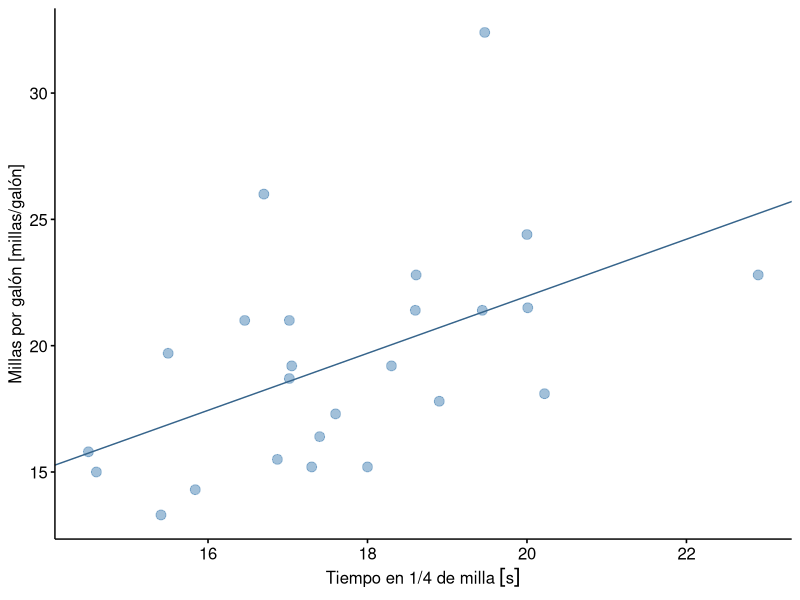
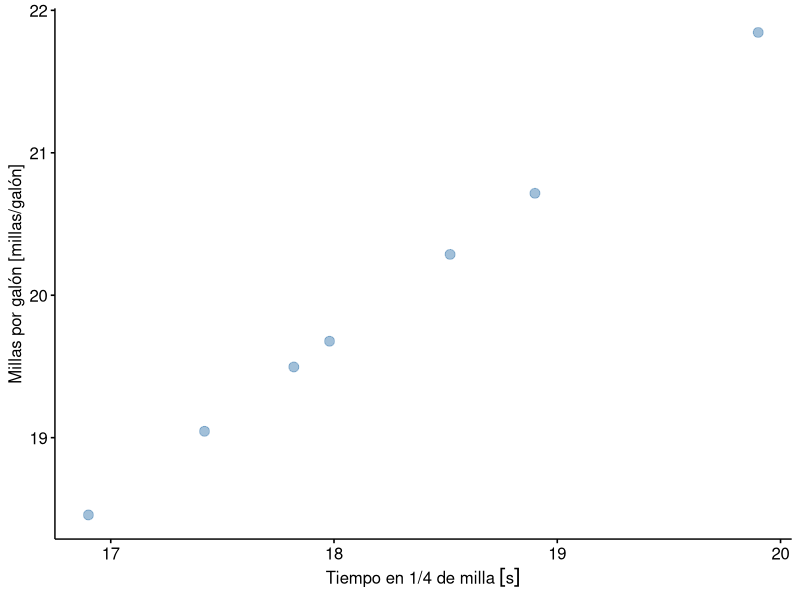
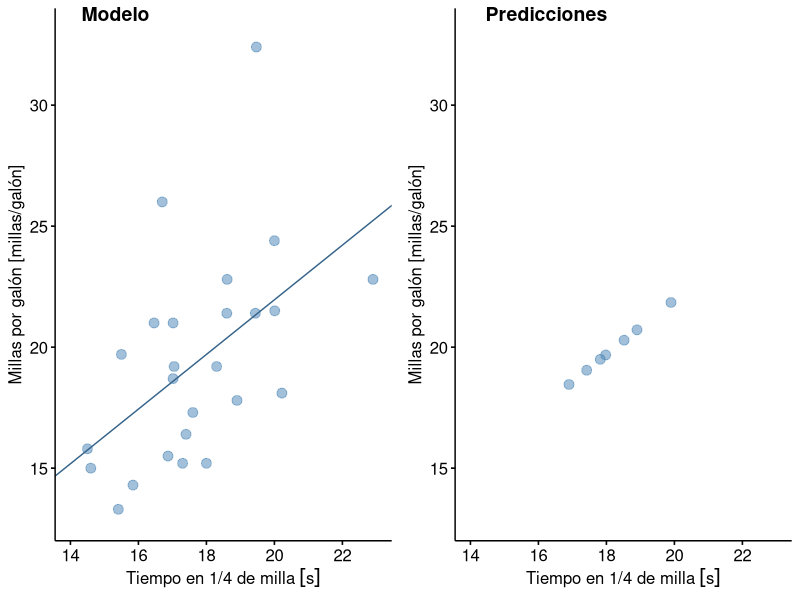

These charts were generated, in order, by the following R code: (Note: this script raises an error after producing the figures.)
library(dplyr)
library(ggpubr)
library(car)

datos <- mtcars |> filter(wt > 2 & wt < 5)

correlacion <- cor(datos$qsec, datos$mpg)

modelo <- lm(mpg ~ qsec, data = datos)
summary(modelo)

g1 <- ggscatter(datos, x = "qsec", y = "mpg",
                color = "steelblue", fill = "steelblue1", alpha = 0.5 , size = 3,
                ylab = "Millas por galón [millas/galón]")
g1 <- g1 + geom_abline(intercept = coef(modelo)[1], slope = coef(modelo)[2],
                       color = "steelblue4")
g1 <- g1 + xlab(bquote("Tiempo en 1/4 de milla" ~ group("[", "s", "]")) )
print(g1)

# Definir valores del predictador para vehículos no incluidos
qsec <- c(17.98, 17.82, 17.42, 18.52, 19.90, 18.90, 16.90)

# Usar el modelo para predecir el rendimiento de otros modelos
potencia_est <- predict(modelo, data.frame(qsec))

# Graficar los valores predichos
nuevos <- data.frame(qsec, mpg = potencia_est)
g2 <- ggscatter(nuevos, x = "qsec", y = "mpg",
                color = "steelblue", fill = "steelblue1", alpha = 0.5 , size = 3,
                ylab = "Millas por galón [millas/galón]")
g2 <- g2 + xlab(bquote("Tiempo en 1/4 de milla" ~ group("[", "s", "]")) )
print(g2)

# Unir los gráficos en uno solo
g1 <- ggpar(g1, xlim = c(14, 23), ylim = c(13, 33))
g2 <- ggpar(g2, xlim = c(14, 23), ylim = c(13, 33))
g <- ggarrange(g1, g2, labels = c("Modelo", "Predicciones"), hjust = c(-1.2, -0.7))
print(g)

residualPlots(modelo , type = "rstandard",
              id = list (method = "r", n = 3, cex = 0.7, location = "lr"),
              col = "steelblue2", pch = 20 , col.quad = "red")


set.seed (19)
durbinWatsonTest(modelo)

marginalModelPlots(modelo, sd = TRUE ,
                   id = list(method = "r", n = 3, cex = 0.7 , location = "lr") ,
                   col = "steelblue", pch = 20, col.line = c("steelblue", "red"))
ncvTest(modelo)


round(influencePlot(modelo), 3)

# Creamos un nuevo dataset excluyendo al "Fiat 128"
df_sin_fiat <- subset(datos, rownames(datos) != "Fiat 128")

# Ajustamos el nuevo modelo sin este caso
modelo_sin_fiat <- lm(mpg ~ qsec, data = df_sin_fiat)

# Comparamos los coeficientes (el intercepto y la pendiente)
coef(modelo)
coef(modelo_sin_fiat)

# Comparamos el poder predictivo (R-cuadrado)
cat("\nR-cuadrado Original:", summary(modelo)$r.squared, "\n")
cat("R-cuadrado Nuevo:", summary(modelo_sin_fiat)$r.squared, "\n")

################################################################################
n <- nrow(datos)

# Crear conjuntos de entrenamiento y prueba.
set.seed (101)
n_entrenamiento <- floor(0.8 * n)
i_entrenamiento <- sample.int(n = n, size = n_entrenamiento, replace = FALSE )
entrenamiento <- datos[i_entrenamiento,]
prueba <- datos[-i_entrenamiento,]

# Ajustar y mostrar el modelo con el conjunto de entrenamiento.
modelo <- lm(mpg ~ qsec, data = entrenamiento)
print(summary(modelo))

# Calcular error cuadrado promedio para el conjunto de entrenamiento.
rmse_entrenamiento <- sqrt(mean(resid(modelo) ** 2))
cat("MSE para el conjunto de entrenamiento:", rmse_entrenamiento, "\n")

# Hacer predicciones para el conjunto de prueba.
predicciones <- predict(modelo, prueba)

# Calcular error cuadrado promedio para el conjunto de prueba.
error <- prueba[["mpg"]] - predicciones
rmse_prueba <- sqrt(mean(error** 2))
cat("MSE para el conjunto de prueba:", rmse_prueba)
################################################################################
library(caret)

# Ajustar y mostrar el modelo usando validación cruzada de 5 pliegues
set.seed(111)
entrenamiento <- train (mpg ~ qsec, data = datos, method = "lm",
                        trControl = trainControl(method = "cv", number = 5))
modelo <- entrenamiento[["finalModel"]]
print(summary(modelo))

# Mostrar los resultados de cada pliegue
cat("Errores en cada pliegue:\n")
print(entrenamiento [["resample"]])

# Mostrar el resultado estimado para el modelo
cat("\nError estimado para el modelo:\n")
print(entrenamiento[["results"]])
################################################################################
library(caret)

set.seed(111)
entrenamiento <- train(qsec ~ mpg, data = datos, method = "lm",
                       trControl = trainControl(method = "LOOCV"))
modelo <- entrenamiento[["finalModel"]]
print(summary(modelo))

cat("Predicciones en cada pliegue:\n")
print(entrenamiento[["pred"]])

cat("\nError estimado para el modelo:\n")
print(entrenamiento[["results"]])
